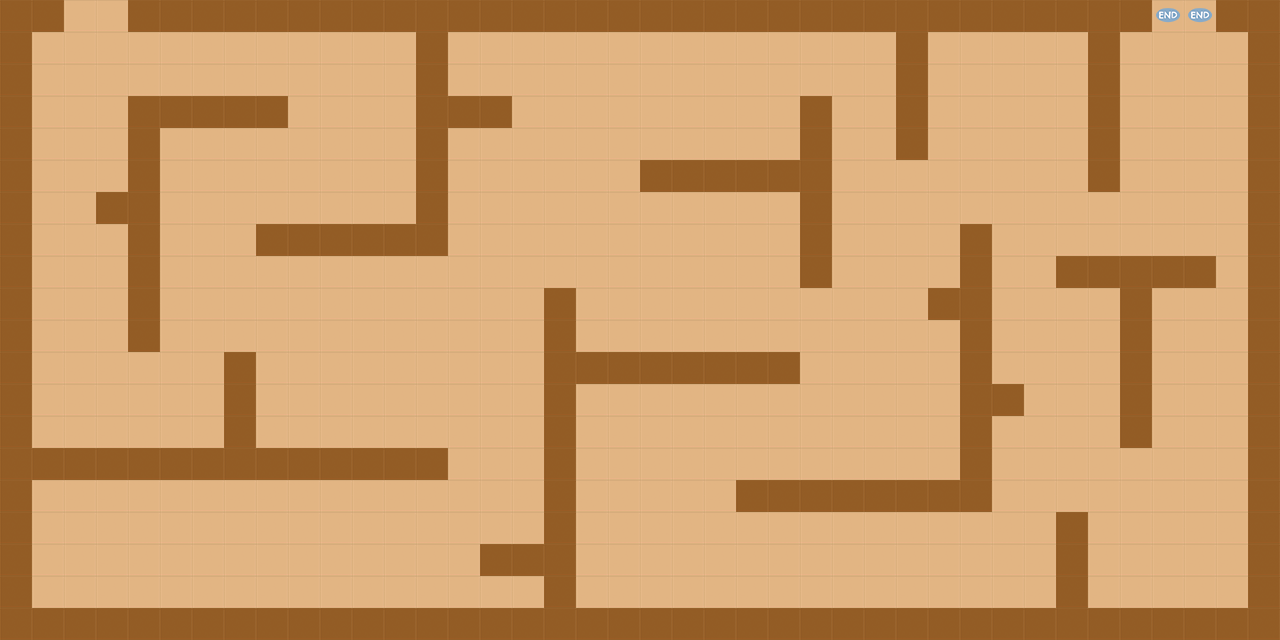

A level layout from a 2D game, rendered from its tile map. Below: a short description, then the map file with tile-grid data replaced by summaries:
An orthogonal 40x20 tile map with 32x32 px tiles, 2 tile layers (groundLayer, platformLayer) and 2 objects (start, end).

<map version="1.2" tiledversion="1.3.5" orientation="orthogonal" renderorder="right-down" width="40" height="20" tilewidth="32" tileheight="32" infinite="0" nextlayerid="6" nextobjectid="17">
 <editorsettings>
  <export target="level01.json" format="json" />
 </editorsettings>
 <tileset firstgid="1" name="tiled-32x32" tilewidth="32" tileheight="32" tilecount="25" columns="5">
  <image source="tiled-32x32.png" width="160" height="160" />
  <tile id="4">
   <properties>
    <property name="block" type="bool" value="true" />
   </properties>
  </tile>
 </tileset>
 <layer id="1" name="groundLayer" width="40" height="20">
  <data>[800 cells, 800 non-empty, 1 distinct tile ids]</data>
 </layer>
 <layer id="3" name="platformLayer" width="40" height="20">
  <data>[800 cells, 227 non-empty, 2 distinct tile ids]</data>
 </layer>
 <objectgroup id="4" name="objectLayer">
  <object id="7" name="start" x="79" y="15">
   <point />
  </object>
  <object id="8" name="end" x="1170.33" y="18">
   <point />
  </object>
 </objectgroup>
</map>